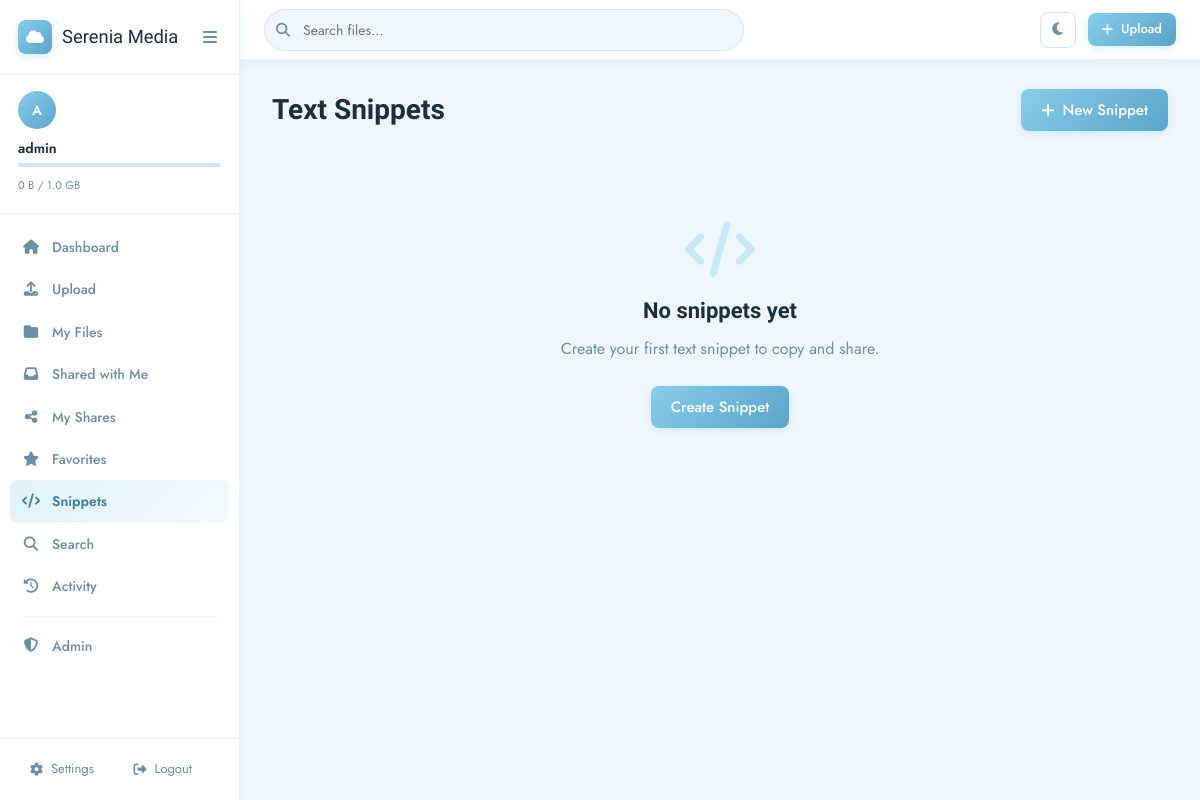
Screenshot of /snippets (signed in) with the database file from the repository.
### models/user.py (models this page shows, shortened)
class User(UserMixin, db.Model):
    __tablename__ = 'users'
    id = db.Column(db.Integer, primary_key=True)
    username = db.Column(db.String(80), unique=True, nullable=False, index=True)
    email = db.Column(db.String(120), unique=True, nullable=False, index=True)
    password_hash = db.Column(db.String(256), nullable=False)
    is_admin = db.Column(db.Boolean, default=False)
    is_active = db.Column(db.Boolean, default=True)
    avatar_path = db.Column(db.String(512), nullable=True)   # stored filename under static/avatars/
    bio = db.Column(db.Text, nullable=True)
    storage_used = db.Column(db.BigInteger, default=0)
    storage_limit = db.Column(db.BigInteger, default=1073741824)  # 1 GB
    dark_mode = db.Column(db.Boolean, default=False)
    reset_token = db.Column(db.String(100), nullable=True)
    reset_token_expiry = db.Column(db.DateTime, nullable=True)
    created_at = db.Column(db.DateTime, default=datetime.utcnow)
    last_login = db.Column(db.DateTime, nullable=True)
    files = db.relationship('File', backref='owner', lazy='dynamic', cascade='all, delete-orphan')
    folders = db.relationship('Folder', backref='owner', lazy='dynamic', cascade='all, delete-orphan')
    shares_created = db.relationship('Share', backref='creator', lazy='dynamic', foreign_keys='Share.created_by')
    snippets = db.relationship('TextSnippet', backref='author', lazy='dynamic', cascade='all, delete-orphan')
    activities = db.relationship('Activity', backref='user', lazy='dynamic', cascade='all, delete-orphan')
    favorites = db.relationship('Favorite', backref='user', lazy='dynamic', cascade='all, delete-orphan')
    def storage_percent(self):
        if self.storage_limit == 0:
            return 0
        return min(int((self.storage_used / self.storage_limit) * 100), 100)

### routes/main.py (the view)
@main_bp.route('/snippets')
@login_required
def snippets():
    snips = TextSnippet.query.filter_by(user_id=current_user.id)\
             .order_by(TextSnippet.created_at.desc()).all()
    return render_template('main/snippets.html', snippets=snips)

### models/user.py (called while the page is built)
    @staticmethod
    def get(key, default=None):
        row = SiteSettings.query.filter_by(key=key).first()
        return row.value if row else default

### templates/main/snippets.html (shortened to what this page needs)
{% extends "base.html" %}
{% block content %}
<div class="page-header">
    <h1>Text Snippets</h1>
    <button class="btn-primary" onclick="document.getElementById('newSnippetModal').classList.add('open')">
        <i class="fa-solid fa-plus"></i> New Snippet
    </button>
</div>
{% if snippets %}
<div class="snippets-grid">
    {% for snip in snippets %}
    <div class="snippet-card">
        <div class="snippet-header">
            <div class="snippet-title">{{ snip.title }}</div>
            <div class="snippet-badges">
                {% if snip.language %}<span class="badge badge-lang">{{ snip.language }}</span>{% endif %}
                {% if snip.is_public %}<span class="badge badge-success">Public</span>{% else %}<span class="badge">Private</span>{% endif %}
            </div>
        </div>
        <pre class="snippet-preview">{{ snip.content[:300] }}{% if snip.content|length > 300 %}…{% endif %}</pre>
        <div class="snippet-footer">
            <span class="snippet-meta">{{ snip.created_at|timeago }}</span>
            <div class="snippet-actions">
                <button class="btn-icon-sm" onclick="copySnippet(this, {{ snip.id }})" title="Copy"><i class="fa-solid fa-copy"></i></button>
                {% if snip.is_public %}
                <button class="btn-icon-sm" onclick="copyLink('{{ url_for('main.public_snippet', token=snip.token, _external=True) }}')" title="Copy share link"><i class="fa-solid fa-share-nodes"></i></button>
                {% endif %}
                <button class="btn-icon-sm btn-danger-hover" onclick="deleteSnippet({{ snip.id }}, this)" title="Delete"><i class="fa-solid fa-trash"></i></button>
            </div>
        </div>
        <div class="snippet-content-hidden" id="sc-{{ snip.id }}" style="display:none">{{ snip.content }}</div>
    </div>
    {% endfor %}
</div>
{% else %}
<div class="empty-state">
    <i class="fa-solid fa-code"></i>
    <h3>No snippets yet</h3>
    <p>Create your first text snippet to copy and share.</p>
    <button class="btn-primary" onclick="document.getElementById('newSnippetModal').classList.add('open')">Create Snippet</button>
</div>
{% endif %}
{% endblock %}

### templates/base.html (shortened to what this page needs)
<!DOCTYPE html>
<html lang="en" class="{{ 'dark-mode' if current_user.is_authenticated and current_user.dark_mode else '' }}">
<head>
  <link rel="stylesheet" href="https://cdnjs.cloudflare.com/ajax/libs/font-awesome/6.5.0/css/all.min.css">
  <link rel="stylesheet" href="{{ url_for('static', filename='css/main.css') }}">
</head>
<body>
  {% if current_user.is_authenticated %}
  <nav class="sidebar" id="sidebar">
    <div class="sidebar-logo">
      <a href="{{ url_for('main.dashboard') }}" class="logo-link">
        {% if logo_path %}
        <img src="/static/brand/{{ logo_path }}" class="logo-img" alt="{{ site_name }}">
        {% else %}
        <div class="logo-icon"><i class="fa-solid fa-cloud"></i></div>
        {% endif %}
        <span class="logo-text">{{ site_name }}</span>
      </a>
      <button class="sidebar-toggle" id="sidebarToggle"><i class="fa-solid fa-bars"></i></button>
    </div>
    <div class="sidebar-user">
      <div class="user-avatar-wrap">
        {% if current_user.avatar_path %}
        <img src="/static/avatars/{{ current_user.avatar_path }}" class="user-avatar-img" alt="avatar">
        {% else %}
        <div class="user-avatar">{{ current_user.username[0].upper() }}</div>
        {% endif %}
      </div>
      <div class="user-info">
        <div class="user-name">{{ current_user.username }}</div>
        <div class="user-storage">
          <div class="storage-bar">
          </div>
          <span class="storage-text">{{ current_user.storage_used|human_size }} / {{ current_user.storage_limit|human_size }}</span>
        </div>
      </div>
    </div>
    <ul class="sidebar-nav">
      <li><a href="{{ url_for('main.dashboard') }}" class="{{ 'active' if request.endpoint=='main.dashboard' }}"><i class="fa-solid fa-house"></i><span>Dashboard</span></a></li>
      <li><a href="{{ url_for('files.upload') }}" class="{{ 'active' if request.endpoint=='files.upload' }}"><i class="fa-solid fa-upload"></i><span>Upload</span></a></li>
      <li><a href="{{ url_for('files.list_files') }}" class="{{ 'active' if request.endpoint=='files.list_files' }}"><i class="fa-solid fa-folder"></i><span>My Files</span></a></li>
      <li><a href="{{ url_for('files.shared_with_me') }}" class="{{ 'active' if request.endpoint=='files.shared_with_me' }}"><i class="fa-solid fa-inbox"></i><span>Shared with Me</span></a></li>
      <li><a href="{{ url_for('files.my_shares') }}" class="{{ 'active' if request.endpoint=='files.my_shares' }}"><i class="fa-solid fa-share-nodes"></i><span>My Shares</span></a></li>
      <li><a href="{{ url_for('main.favorites') }}" class="{{ 'active' if request.endpoint=='main.favorites' }}"><i class="fa-solid fa-star"></i><span>Favorites</span></a></li>
      <li><a href="{{ url_for('main.snippets') }}" class="{{ 'active' if request.endpoint=='main.snippets' }}"><i class="fa-solid fa-code"></i><span>Snippets</span></a></li>
      <li><a href="{{ url_for('main.search') }}" class="{{ 'active' if request.endpoint=='main.search' }}"><i class="fa-solid fa-magnifying-glass"></i><span>Search</span></a></li>
      <li><a href="{{ url_for('main.activity') }}" class="{{ 'active' if request.endpoint=='main.activity' }}"><i class="fa-solid fa-clock-rotate-left"></i><span>Activity</span></a></li>
      {% if current_user.is_admin %}
      <li class="nav-divider"></li>
      <li><a href="{{ url_for('admin.dashboard') }}" class="{{ 'active' if 'admin' in request.endpoint }}"><i class="fa-solid fa-shield-halved"></i><span>Admin</span></a></li>
      {% endif %}
    </ul>
    <div class="sidebar-footer">
      <a href="{{ url_for('auth.profile') }}"><i class="fa-solid fa-gear"></i><span>Settings</span></a>
      <a href="{{ url_for('auth.logout') }}"><i class="fa-solid fa-right-from-bracket"></i><span>Logout</span></a>
    </div>
  </nav>
  <div class="main-wrapper" id="mainWrapper">
    <header class="topbar">
      <div class="topbar-search">
        <form action="{{ url_for('main.search') }}" method="get">
          <input type="text" name="q" placeholder="Search files..." value="{{ request.args.get('q','') }}">
        </form>
      </div>
      <div class="topbar-actions">
        <button class="btn-icon" id="darkModeToggle" title="Toggle dark mode">
          <i class="fa-solid {{ 'fa-sun' if current_user.dark_mode else 'fa-moon' }}"></i>
        </button>
        <a href="{{ url_for('files.upload') }}" class="btn-primary btn-sm"><i class="fa-solid fa-plus"></i> Upload</a>
      </div>
    </header>
    <main class="content-area">
      {% block content %}{% endblock %}
    </main>
  </div>
  {% endif %}
</body>
</html>

### rows the page displays
User: username "A", username "admin", storage_used|human_size "0 B", storage_limit|human_size "1.0 GB"

### other values shown
{{ site_name }} "Serenia Media"
